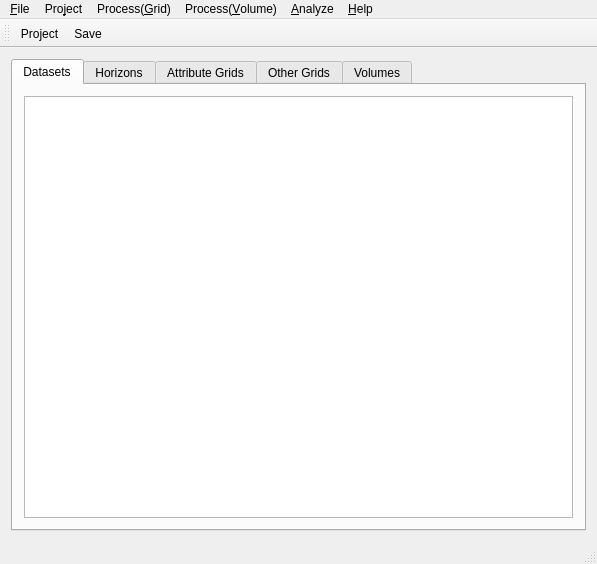
<?xml version="1.0" encoding="UTF-8"?>
<ui version="4.0">
 <class>ProjectViewer</class>
 <widget class="QMainWindow" name="ProjectViewer">
  <property name="geometry">
   <rect>
    <x>0</x>
    <y>0</y>
    <width>597</width>
    <height>564</height>
   </rect>
  </property>
  <property name="windowTitle">
   <string>ProjectViewer</string>
  </property>
  <property name="windowIcon">
   <iconset resource="icons.qrc">
    <normaloff>:/icons/images/logo_fs_64x64.png</normaloff>:/icons/images/logo_fs_64x64.png</iconset>
  </property>
  <property name="iconSize">
   <size>
    <width>64</width>
    <height>64</height>
   </size>
  </property>
  <widget class="QWidget" name="centralWidget">
   <layout class="QVBoxLayout" name="verticalLayout">
    <item>
     <widget class="QTabWidget" name="tabWidget">
      <property name="currentIndex">
       <number>0</number>
      </property>
      <widget class="QWidget" name="datasetsTab">
       <attribute name="title">
        <string>Datasets</string>
       </attribute>
       <layout class="QVBoxLayout" name="verticalLayout_3">
        <item>
         <widget class="QListView" name="datasetsView">
          <property name="alternatingRowColors">
           <bool>true</bool>
          </property>
         </widget>
        </item>
       </layout>
      </widget>
      <widget class="QWidget" name="horizonsTab">
       <attribute name="title">
        <string>Horizons</string>
       </attribute>
       <layout class="QVBoxLayout" name="verticalLayout_4">
        <item>
         <widget class="QListView" name="horizonsView">
          <property name="alternatingRowColors">
           <bool>true</bool>
          </property>
          <property name="selectionMode">
           <enum>QAbstractItemView::ExtendedSelection</enum>
          </property>
          <property name="selectionBehavior">
           <enum>QAbstractItemView::SelectRows</enum>
          </property>
         </widget>
        </item>
       </layout>
      </widget>
      <widget class="QWidget" name="attributesTab">
       <attribute name="title">
        <string>Attribute Grids</string>
       </attribute>
       <layout class="QVBoxLayout" name="verticalLayout_6">
        <item>
         <widget class="QListView" name="attributesView">
          <property name="alternatingRowColors">
           <bool>true</bool>
          </property>
          <property name="selectionMode">
           <enum>QAbstractItemView::ExtendedSelection</enum>
          </property>
          <property name="selectionBehavior">
           <enum>QAbstractItemView::SelectRows</enum>
          </property>
         </widget>
        </item>
       </layout>
      </widget>
      <widget class="QWidget" name="gridsTab">
       <attribute name="title">
        <string>Other Grids</string>
       </attribute>
       <layout class="QVBoxLayout" name="verticalLayout_2">
        <item>
         <widget class="QListView" name="gridsView">
          <property name="alternatingRowColors">
           <bool>true</bool>
          </property>
          <property name="selectionMode">
           <enum>QAbstractItemView::ExtendedSelection</enum>
          </property>
          <property name="selectionBehavior">
           <enum>QAbstractItemView::SelectRows</enum>
          </property>
         </widget>
        </item>
       </layout>
      </widget>
      <widget class="QWidget" name="Volumes">
       <attribute name="title">
        <string>Volumes</string>
       </attribute>
       <layout class="QVBoxLayout" name="verticalLayout_5">
        <item>
         <widget class="QListView" name="volumesView">
          <property name="alternatingRowColors">
           <bool>true</bool>
          </property>
          <property name="selectionMode">
           <enum>QAbstractItemView::ExtendedSelection</enum>
          </property>
          <property name="selectionBehavior">
           <enum>QAbstractItemView::SelectRows</enum>
          </property>
         </widget>
        </item>
       </layout>
      </widget>
     </widget>
    </item>
   </layout>
  </widget>
  <widget class="QToolBar" name="mainToolBar">
   <property name="sizePolicy">
    <sizepolicy hsizetype="Preferred" vsizetype="Preferred">
     <horstretch>0</horstretch>
     <verstretch>0</verstretch>
    </sizepolicy>
   </property>
   <property name="minimumSize">
    <size>
     <width>0</width>
     <height>0</height>
    </size>
   </property>
   <property name="maximumSize">
    <size>
     <width>16777215</width>
     <height>40</height>
    </size>
   </property>
   <property name="iconSize">
    <size>
     <width>32</width>
     <height>32</height>
    </size>
   </property>
   <attribute name="toolBarArea">
    <enum>TopToolBarArea</enum>
   </attribute>
   <attribute name="toolBarBreak">
    <bool>false</bool>
   </attribute>
   <addaction name="actionOpenProject"/>
   <addaction name="actionSave"/>
  </widget>
  <widget class="QStatusBar" name="statusBar"/>
  <widget class="QMenuBar" name="menuBar">
   <property name="geometry">
    <rect>
     <x>0</x>
     <y>0</y>
     <width>597</width>
     <height>25</height>
    </rect>
   </property>
   <widget class="QMenu" name="menu_File">
    <property name="title">
     <string>&amp;File</string>
    </property>
    <widget class="QMenu" name="menuImport">
     <property name="title">
      <string>&amp;Import</string>
     </property>
     <addaction name="actionImportSeismic"/>
     <addaction name="separator"/>
     <addaction name="actionImportHorizon"/>
     <addaction name="actionImportAttributeGrid"/>
     <addaction name="actionImportOtherGrid"/>
     <addaction name="separator"/>
     <addaction name="actionImportVolume"/>
    </widget>
    <widget class="QMenu" name="menu_Open">
     <property name="title">
      <string>&amp;Open </string>
     </property>
     <addaction name="actionOpenProject"/>
     <addaction name="actionOpenGrid"/>
     <addaction name="actionOpenSeismicDataset"/>
    </widget>
    <widget class="QMenu" name="menuExport">
     <property name="title">
      <string>&amp;Export</string>
     </property>
     <addaction name="actionExportHorizon"/>
     <addaction name="actionExportAttributeGrid"/>
     <addaction name="actionExportOtherGrid"/>
     <addaction name="separator"/>
     <addaction name="actionExportVolume"/>
     <addaction name="actionExportSeismic"/>
     <addaction name="separator"/>
    </widget>
    <widget class="QMenu" name="menu_Recent_Projects">
     <property name="title">
      <string>&amp;Recent Projects</string>
     </property>
    </widget>
    <addaction name="actionNewProject"/>
    <addaction name="menu_Open"/>
    <addaction name="actionSave"/>
    <addaction name="actionSaveProjectAs"/>
    <addaction name="separator"/>
    <addaction name="menuImport"/>
    <addaction name="menuExport"/>
    <addaction name="separator"/>
    <addaction name="menu_Recent_Projects"/>
    <addaction name="actionCloseProject"/>
    <addaction name="actionQuit"/>
   </widget>
   <widget class="QMenu" name="menuProcess">
    <property name="title">
     <string>Process(&amp;Grid)</string>
    </property>
    <addaction name="actionCreateTimeslice"/>
    <addaction name="actionHorizon_Amplitudes"/>
    <addaction name="actionHorizon_Frequencies"/>
    <addaction name="actionHorizon_Semblance"/>
    <addaction name="actionHorizon_Curvature"/>
    <addaction name="separator"/>
    <addaction name="actionCompute_Intercept_Gradient"/>
    <addaction name="actionTrend_Based_Attribute_Grids"/>
    <addaction name="actionSecondary_Attribute_Grids"/>
    <addaction name="separator"/>
    <addaction name="actionConvert_Grid"/>
    <addaction name="actionCrop_Grid"/>
    <addaction name="actionGrid_Math"/>
    <addaction name="actionSmooth_Grid"/>
    <addaction name="separator"/>
    <addaction name="actionRun_Grid_User_Script"/>
   </widget>
   <widget class="QMenu" name="menu_Analyze">
    <property name="title">
     <string>&amp;Analyze</string>
    </property>
    <addaction name="actionCrossplot_Grids"/>
    <addaction name="actionCrossplot_Volumes"/>
    <addaction name="separator"/>
    <addaction name="actionAmplitude_vs_Offset_Plot"/>
    <addaction name="actionFrequency_Spectrum_Plot"/>
    <addaction name="separator"/>
    <addaction name="actionColor_Composite_Grids"/>
   </widget>
   <widget class="QMenu" name="menuPro_ject">
    <property name="title">
     <string>Pro&amp;ject</string>
    </property>
    <addaction name="action_Geometry"/>
    <addaction name="actionAxis_Orientation"/>
    <addaction name="separator"/>
    <addaction name="actionDisplay_Map"/>
   </widget>
   <widget class="QMenu" name="menu_Help">
    <property name="title">
     <string>&amp;Help</string>
    </property>
    <addaction name="action_About"/>
   </widget>
   <widget class="QMenu" name="menuProcess_Volume">
    <property name="title">
     <string>Process(&amp;Volume)</string>
    </property>
    <addaction name="action_Crop_Volume"/>
    <addaction name="separator"/>
    <addaction name="actionVolume_Amplitudes"/>
    <addaction name="actionVolume_Frequencies"/>
    <addaction name="actionVolume_Semblance"/>
    <addaction name="actionVolume_Curvature"/>
    <addaction name="separator"/>
    <addaction name="actionCompute_Intercept_and_Gradient_Volumes"/>
    <addaction name="actionTrend_Based_Attribute_Volumes"/>
    <addaction name="actionSecondary_Attribute_Volumes"/>
    <addaction name="separator"/>
    <addaction name="actionRun_Volume_Script"/>
    <addaction name="separator"/>
   </widget>
   <addaction name="menu_File"/>
   <addaction name="menuPro_ject"/>
   <addaction name="menuProcess"/>
   <addaction name="menuProcess_Volume"/>
   <addaction name="menu_Analyze"/>
   <addaction name="menu_Help"/>
  </widget>
  <action name="actionImportHorizon">
   <property name="text">
    <string>&amp;Horizon</string>
   </property>
  </action>
  <action name="actionImportSeismic">
   <property name="text">
    <string>&amp;Seismic</string>
   </property>
  </action>
  <action name="actionQuit">
   <property name="text">
    <string>E&amp;xit</string>
   </property>
   <property name="shortcut">
    <string>Ctrl+X</string>
   </property>
  </action>
  <action name="actionNewProject">
   <property name="text">
    <string>&amp;New </string>
   </property>
   <property name="toolTip">
    <string>New Project</string>
   </property>
   <property name="shortcut">
    <string>Ctrl+N</string>
   </property>
  </action>
  <action name="actionSave">
   <property name="icon">
    <iconset resource="icons.qrc">
     <normaloff>:/icons/images/save-as-icon-32x32.png</normaloff>:/icons/images/save-as-icon-32x32.png</iconset>
   </property>
   <property name="text">
    <string>&amp;Save</string>
   </property>
   <property name="toolTip">
    <string>Save Project</string>
   </property>
   <property name="shortcut">
    <string>Ctrl+S</string>
   </property>
  </action>
  <action name="actionSaveProjectAs">
   <property name="text">
    <string>Save &amp;As</string>
   </property>
   <property name="toolTip">
    <string>Save Project As</string>
   </property>
  </action>
  <action name="actionOpenProject">
   <property name="icon">
    <iconset resource="icons.qrc">
     <normaloff>:/icons/images/open-icon-32x32.png</normaloff>:/icons/images/open-icon-32x32.png</iconset>
   </property>
   <property name="text">
    <string>&amp;Project</string>
   </property>
  </action>
  <action name="actionOpenGrid">
   <property name="text">
    <string>&amp;Grid</string>
   </property>
  </action>
  <action name="actionOpenSeismicDataset">
   <property name="text">
    <string>&amp;Seismic Dataset</string>
   </property>
   <property name="toolTip">
    <string>Open Seismic Dataset</string>
   </property>
  </action>
  <action name="actionCreateTimeslice">
   <property name="text">
    <string>&amp;Timeslice</string>
   </property>
   <property name="toolTip">
    <string>Create Timeslice</string>
   </property>
  </action>
  <action name="actionHorizon_Semblance">
   <property name="text">
    <string>Horizon &amp;Semblance</string>
   </property>
  </action>
  <action name="actionCompute_Intercept_Gradient">
   <property name="text">
    <string>&amp;Intercept and Gradient Grids</string>
   </property>
  </action>
  <action name="actionHorizon_Amplitudes">
   <property name="text">
    <string>Horizon &amp;Amplitudes</string>
   </property>
  </action>
  <action name="actionCrossplot_Grids">
   <property name="text">
    <string>Crossplot &amp;Grids</string>
   </property>
  </action>
  <action name="actionAmplitude_vs_Offset_Plot">
   <property name="text">
    <string>&amp;Amplitude vs Offset Plot</string>
   </property>
  </action>
  <action name="actionConvert_Time_Horizon_To_Depth">
   <property name="text">
    <string>Convert Time Horizon To Depth</string>
   </property>
  </action>
  <action name="actionExportHorizon">
   <property name="text">
    <string>&amp;Horizon</string>
   </property>
  </action>
  <action name="actionCompute_Intercept_and_Gradient_Volumes">
   <property name="text">
    <string>&amp;Intercept and Gradient Volumes</string>
   </property>
  </action>
  <action name="actionFluid_Factor_Grid">
   <property name="text">
    <string>&amp;Fluid Factor Grid</string>
   </property>
  </action>
  <action name="actionFluid_Factor_Volume">
   <property name="text">
    <string>&amp;Fluid Factor Volume</string>
   </property>
  </action>
  <action name="actionImportAttributeGrid">
   <property name="text">
    <string>&amp;Attribute Grid</string>
   </property>
  </action>
  <action name="actionImportOtherGrid">
   <property name="text">
    <string>&amp;Other Grid</string>
   </property>
  </action>
  <action name="actionExportAttributeGrid">
   <property name="text">
    <string>&amp;Attribute Grid</string>
   </property>
  </action>
  <action name="actionExportOtherGrid">
   <property name="text">
    <string>&amp;Other Grid</string>
   </property>
  </action>
  <action name="actionExportVolume">
   <property name="text">
    <string>&amp;Volume</string>
   </property>
  </action>
  <action name="actionImportVolume">
   <property name="text">
    <string>&amp;Volume</string>
   </property>
  </action>
  <action name="action_Geometry">
   <property name="text">
    <string>Edit &amp;Geometry</string>
   </property>
  </action>
  <action name="action_About">
   <property name="text">
    <string>&amp;About</string>
   </property>
  </action>
  <action name="actionCrossplot_Volumes">
   <property name="text">
    <string>Crossplot &amp;Volumes</string>
   </property>
  </action>
  <action name="actionRun_Grid_User_Script">
   <property name="text">
    <string>&amp;Run Grid Script</string>
   </property>
  </action>
  <action name="actionRun_Volume_Script">
   <property name="text">
    <string>&amp;Run Volume Script</string>
   </property>
  </action>
  <action name="actionExportSeismic">
   <property name="text">
    <string>&amp;Seismic</string>
   </property>
  </action>
  <action name="actionExportProject">
   <property name="text">
    <string>&amp;Project</string>
   </property>
  </action>
  <action name="actionAxis_Orientation">
   <property name="text">
    <string>Axis &amp;Orientation</string>
   </property>
  </action>
  <action name="actionVolume_Amplitudes">
   <property name="text">
    <string>Volume &amp;Amplitudes</string>
   </property>
  </action>
  <action name="actionVolume_Semblance">
   <property name="text">
    <string>Volume &amp;Semblance</string>
   </property>
  </action>
  <action name="actionCloseProject">
   <property name="text">
    <string>&amp;Close Project</string>
   </property>
  </action>
  <action name="actionSecondary_Attribute_Grids">
   <property name="text">
    <string>Secondar&amp;y Attribute Grids</string>
   </property>
  </action>
  <action name="actionSecondary_Attribute_Volumes">
   <property name="text">
    <string>Secondar&amp;y Attribute Volumes</string>
   </property>
  </action>
  <action name="actionFf">
   <property name="text">
    <string>ff</string>
   </property>
  </action>
  <action name="actionTrend_Based_Attribute_Grids">
   <property name="text">
    <string>Trend &amp;Based Attribute Grids</string>
   </property>
  </action>
  <action name="actionTrend_Based_Attribute_Volumes">
   <property name="text">
    <string>Trend &amp;Based Attribute Volumes</string>
   </property>
  </action>
  <action name="actionDisplay_Map">
   <property name="text">
    <string>Display &amp;Map</string>
   </property>
   <property name="shortcut">
    <string>Ctrl+M</string>
   </property>
  </action>
  <action name="action_3D_Viewer">
   <property name="text">
    <string>&amp;3D Viewer</string>
   </property>
   <property name="shortcut">
    <string>Ctrl+3</string>
   </property>
  </action>
  <action name="action_Crop_Volume">
   <property name="text">
    <string>&amp;Crop Volume</string>
   </property>
  </action>
  <action name="actionConvert_Grid">
   <property name="text">
    <string>&amp;Convert Grid</string>
   </property>
  </action>
  <action name="actionSmooth_Grid">
   <property name="text">
    <string>Smooth &amp;Grid</string>
   </property>
  </action>
  <action name="actionCrop_Grid">
   <property name="text">
    <string>Cr&amp;op Grid</string>
   </property>
  </action>
  <action name="actionVolume_Curvature">
   <property name="enabled">
    <bool>false</bool>
   </property>
   <property name="text">
    <string>&amp;Volume Curvature</string>
   </property>
  </action>
  <action name="actionHorizon_Frequencies">
   <property name="text">
    <string>Horizon &amp;Frequencies</string>
   </property>
  </action>
  <action name="actionColor_Composite_Grids">
   <property name="text">
    <string>&amp;Color Composite Grids</string>
   </property>
  </action>
  <action name="actionVolume_Frequencies">
   <property name="text">
    <string>Volume &amp;Frequencies</string>
   </property>
  </action>
  <action name="actionFrequency_Spectrum_Plot">
   <property name="text">
    <string>Frequency &amp;Spectrum Plot</string>
   </property>
  </action>
  <action name="actionHorizon_Curvature">
   <property name="text">
    <string>&amp;Horizon Curvature</string>
   </property>
  </action>
  <action name="actionGrid_Math">
   <property name="text">
    <string>Grid Math</string>
   </property>
  </action>
 </widget>
 <layoutdefault spacing="6" margin="11"/>
 <resources>
  <include location="icons.qrc"/>
 </resources>
 <connections>
  <connection>
   <sender>actionQuit</sender>
   <signal>triggered()</signal>
   <receiver>ProjectViewer</receiver>
   <slot>close()</slot>
   <hints>
    <hint type="sourcelabel">
     <x>-1</x>
     <y>-1</y>
    </hint>
    <hint type="destinationlabel">
     <x>199</x>
     <y>149</y>
    </hint>
   </hints>
  </connection>
 </connections>
</ui>
